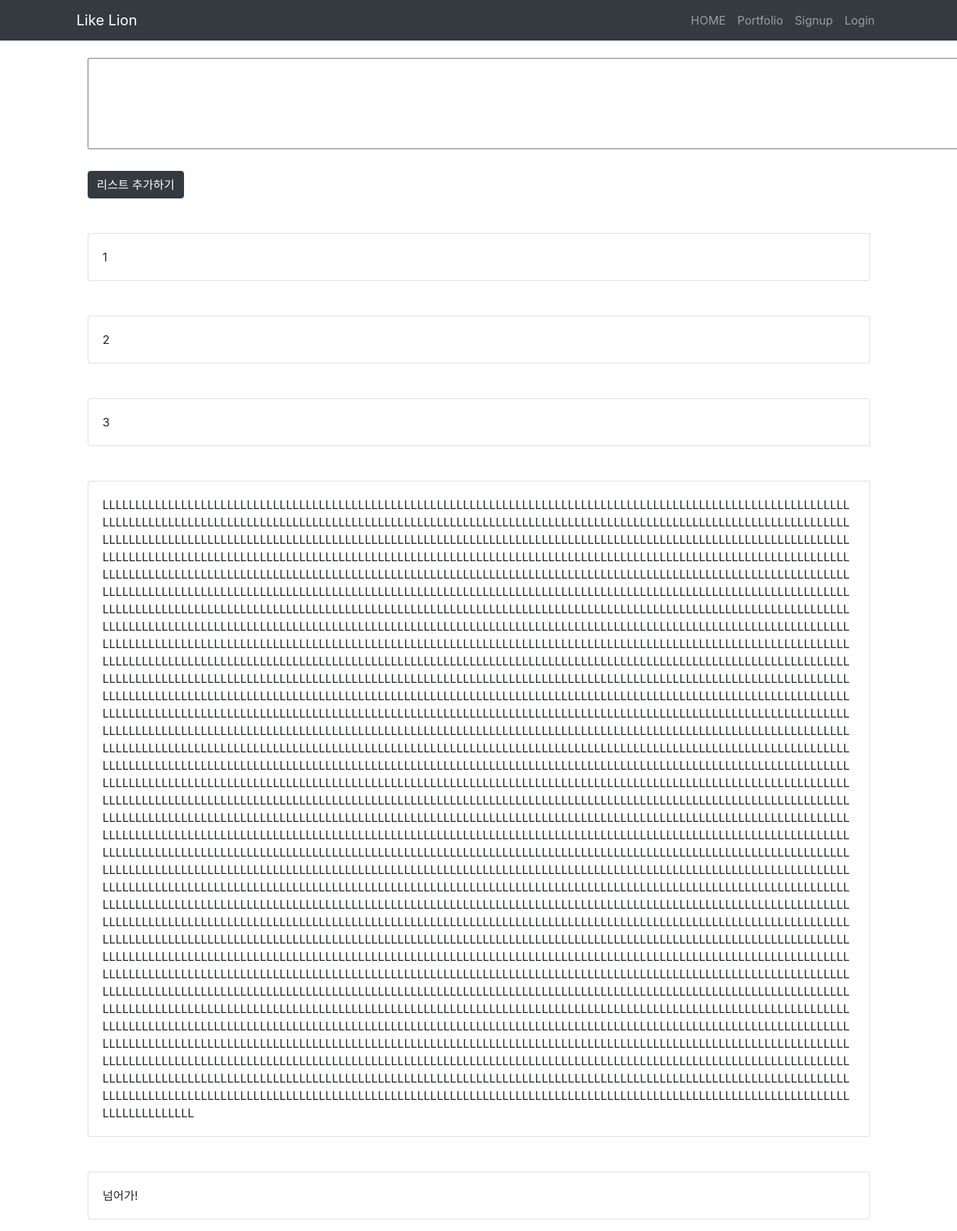
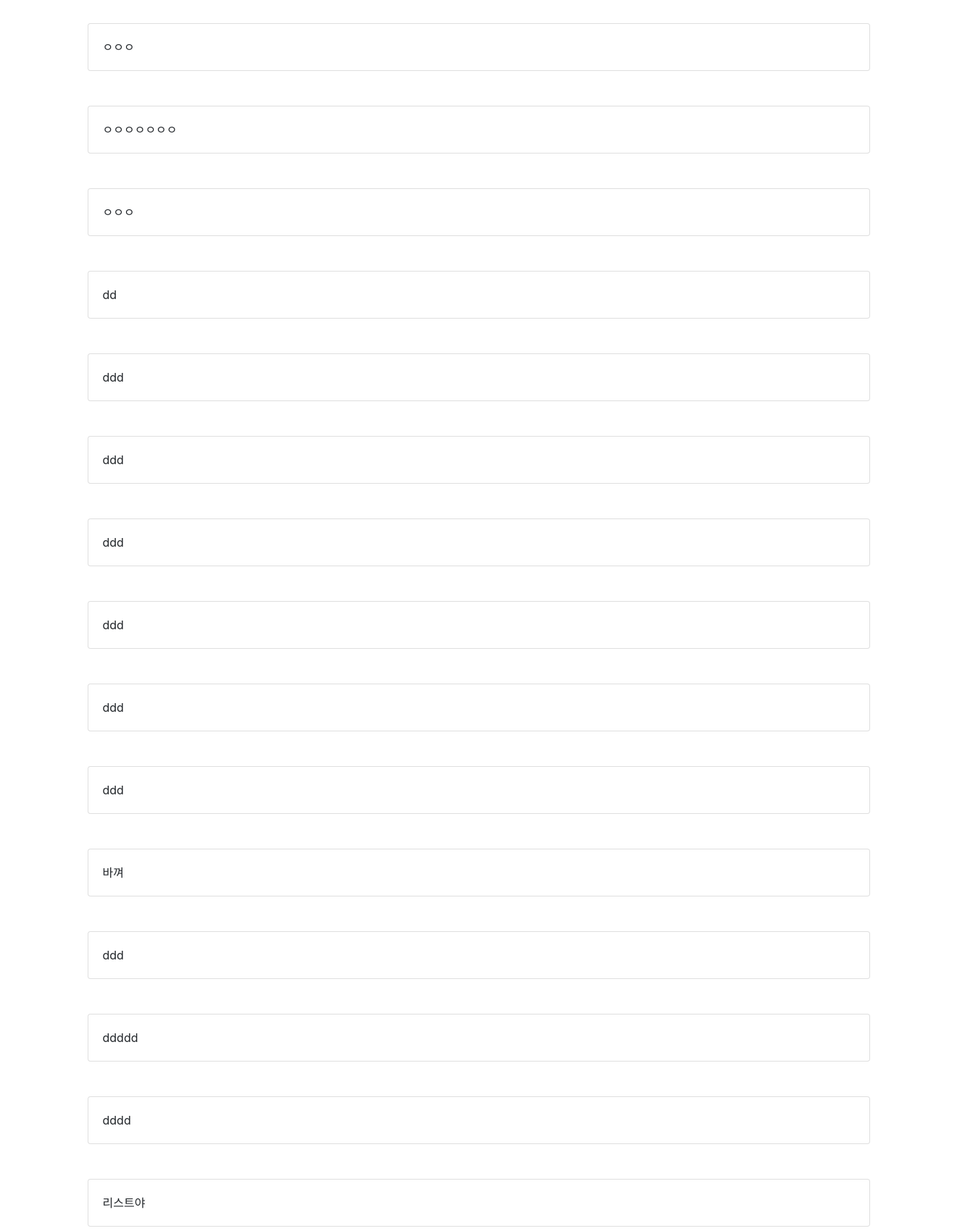
The page / (upper part) on the database its author committed (2 pictures, top to bottom).
### blog/models.py (models this page shows, shortened)
class Blog(models.Model):
    title = models.CharField(max_length=200)
    body = models.TextField()
    pub_date = models.DateTimeField('date published')

### blog/views.py (the view)
# urls.py: path('', blog.views.show_blogs, name='home'),
def show_blogs(request):
    blogs = make_blogs()
    return render(request, 'blog/home.html', {'blogs': blogs})

### blog/views.py (called while the page is built)
def make_blogs():
    blogs = Blog.objects
    return blogs

### blog/templates/blog/home.html (shortened to what this page needs)
{% extends 'base.html' %}
{% block content %}
    <br>
    <div class="container">
        <form action="{% url 'create' %}">
            <textarea cols= 120 rows= 5 name="body"></textarea>
            <br>
            <br>
            <input class="btn btn-dark" type="submit" value="리스트 추가하기">
        </form>
    </div>
    <br>
    <div>
    {% for blog in blogs.all %}
        <div class="container">
            <br>
            <div class="card">
                <div class="card-body">
                    <p class="card-text">{{ blog.body }}</p>
                </div>
            </div>
            <br>
        </div>
    {% endfor %}
    </div>
    <br>
{% endblock %}

### rows shown on the page
Blog: body "1"
Blog: body "2"
Blog: body "3"
Blog: body "LLLLLLLLLLLLLLLLLLLLLLLLLLLLLLLLLLLLLLLLLLLLLLLLLLLLLLLLLLLLLLLLLLLLLLLLLLLLLLLLLLLLLLLLLLLLLLLLLLLLLLLLLLLLLLLLLLLLLLLLLLLLLLLLLLLLLLLLLLLLLLLLLLLLLLLLLLLLLLLLLLLLLLLLLLLLLLLLLLLLLLLLLLLLLLLLLLLLLLLLLLLLLLLLLLLLLLLLLLLLLLLLLLLLLLLLLLLLLLLLLLLLLLLLLLLLLLLLLLLLLLLLLLLLLLLLLLLLLLLLLLLLLLLLLLLLLLLLLLLLLLLLLLLLLLLLLLLLLLLLLLLLLLLLLLLLLLLLLLLLLLLLLLLLLLLLLLLLLLLLLLLLLLLLLLLLLLLLLLLLLLLLLLLLLLLLLLLLLLLLLLLLLLLLLLLLLLLLLLLLLLLLLLLLLLLLLLLLLLLLLLLLLLLLLLLLLLLLLLLLLLLLLLLLLLLLLLLLLLLLLLLLLLLLLLLLLLLLLLLLLLLLLLLLLLLLLLLLLLLLLLLLLLLLLLLLLLLLLLLLLLLLLLLLLLLLLLLLLLLLLLLLLLLLLLLLLLLLLLLLLLLLLLLLLLLLLLLLLLLLLLLLLLLLLLLLLLLLLLLLLLLLLLLLLLLLLLLLLLLLLLLLLLLLLLLLLLLLLLLLLLLLLLLLLLLLLLLLLLLLLLLLLLLLLLLLLLLLLLLL…"
Blog: body "넘어가!"
Blog: body "ㅇㅇㅇ"
Blog: body "ㅇㅇㅇㅇㅇㅇㅇ"
Blog: body "ㅇㅇㅇ"
Blog: body "dd"
Blog: body "ddd"
Blog: body "ddd"
Blog: body "ddd"
Blog: body "ddd"
Blog: body "ddd"
Blog: body "ddd"
Blog: body "바껴"
Blog: body "ddd"
Blog: body "ddddd"
Blog: body "dddd"
Blog: body "리스트야"
